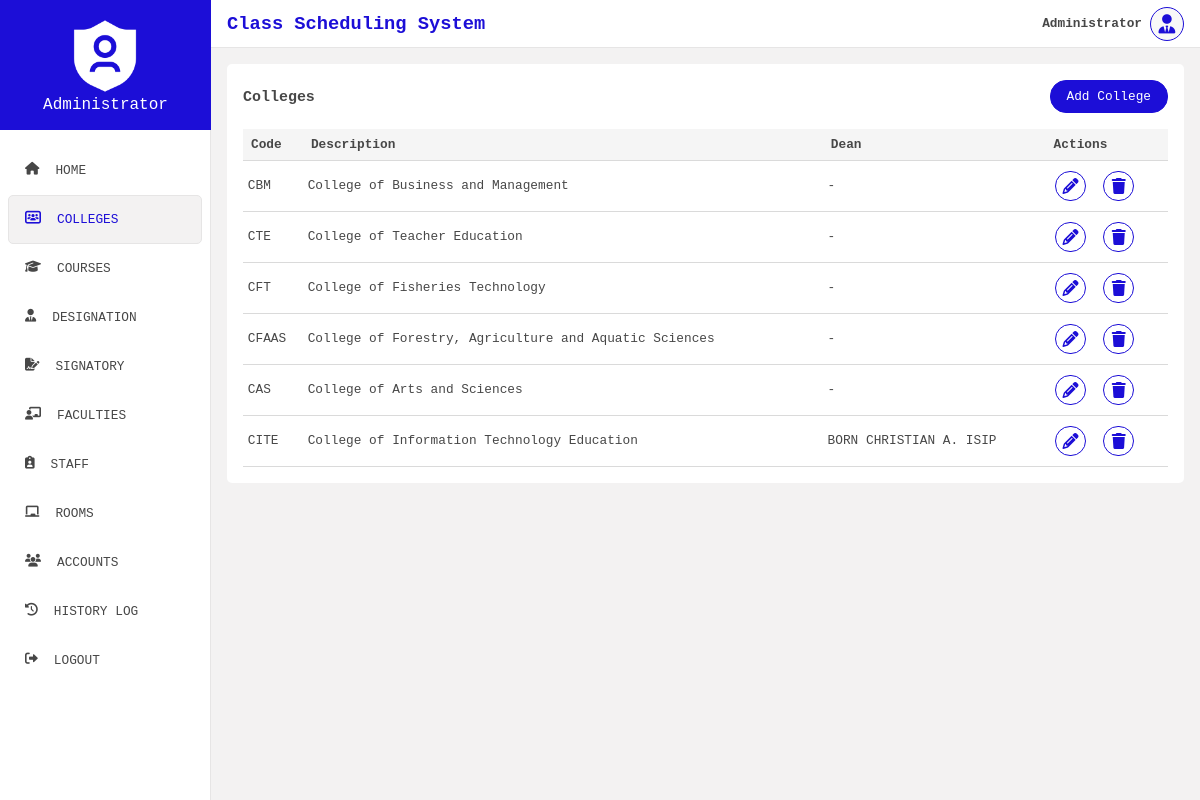
The page /view/college.php (signed in) on the database its author committed.
### tables this page shows
CREATE TABLE `dean` (
  `id` int(50) NOT NULL,
  `coll_id` varchar(50) NOT NULL,
  `name` varchar(50) NOT NULL,
  `degree` varchar(50) NOT NULL
);

CREATE TABLE `college` (
  `coll_id` varchar(60) NOT NULL,
  `coll_code` varchar(40) DEFAULT NULL,
  `coll_desc` text DEFAULT NULL
);

### config/Dbh.php (called while the page is built)
<?php
class Dbh{
    private $host = "localhost";
    private $db_name = "class_scheduling";
    private $username = "root";
    private $password = "";
    public function connect(){
        try{
            $conn = new PDO("mysql:host=".$this->host.";dbname=".$this->db_name, $this->username, $this->password);
            $conn->setAttribute(PDO::ATTR_ERRMODE, PDO::ERRMODE_EXCEPTION);
            return $conn;
        } catch (PDOException $e){
            echo "Connection failed " . $e->getMessage();
        }
    }
}

### models/CollegeModel.php (called while the page is built, shortened)
<?php
require_once "../config/Dbh.php";
class CollegeModel extends Dbh{
    private $conn;
    public function __construct(){
        $this->conn = $this->connect();
    }
    public function read_colleges(){
        $sql = "SELECT * FROM `college` AS cl
                INNER JOIN `dean` AS dn WHERE dn.coll_id = cl.coll_id";
        $stmt = $this->conn->prepare($sql);
        $stmt->execute();
        return $stmt->fetchAll(PDO::FETCH_ASSOC);
    }
}

### controllers/CollegeContr.php (called while the page is built, shortened)
<?php
require_once "../models/CollegeModel.php";
class CollegeContr extends CollegeModel{
    public function get_colleges(){
        return $this->read_colleges();
    }
}

### view/college.php (the view, shortened to what this page needs)
<?php
    require_once "../controllers/CollegeContr.php";
    $college_contr = new CollegeContr();
?>
<!DOCTYPE html>
<html lang="en">
<head>
    <link rel="stylesheet" href="../public/css/general.css">
    <link rel="stylesheet" href="../public/css/college.css">
    <link rel="stylesheet" href="../public/css/all.css">
</head>
<body>
    <div class="container">
        <?php
            include '../includes/sidebar.php';
        ?>
        <div class="main">
            <?php include '../includes/header.php'; ?>
            <div class="content">
                <div class="table_container">
                    <section>
                        <h3>Colleges</h3>
                        <button class="add_btn" id="add_college">Add College</button>
                    </section>
                    <table>
                        <tr>
                            <th>Code</th>
                            <th>Description</th>
                            <th>Dean</th>
                            <th>Actions</th>
                        </tr>
                        <?php
                            foreach ($college_contr->get_colleges() as $college){
                                ?>
                                    <tr>
                                        <td><?php echo $college["coll_code"]; ?></td>
                                        <td><?php echo $college["coll_desc"]; ?></td>
                                        <td><?php echo !empty($college["name"]) ? $college["name"] : "-";?></td>
                                        <td>
                                            <div class="actions_con">
                                                <div class="actions">
                                                    <button class="tb_action_item" onclick='handleCollegeEdit(`<?php echo json_encode($college); ?>`);' title="edit">
                                                        <i class="fas fa-pencil"></i>
                                                    </button>
                                                    <button class="tb_action_item" onclick="handleCollegeDelete(`<?php echo $college['coll_id']; ?>`)" title="delete">
                                                        <i class="fas fa-trash"></i>
                                                    </button>
                                                </div>
                                            </div>
                                        </td>
                                    </tr>
                                <?php
                            }
                        ?>
                    </table>
                </div>
            </div>
        </div>
    </div>
</body>
</html>

### public/css/general.css (style rules this page uses)
* { padding: 0; margin: 0; box-sizing: border-box; font-family: 'Courier New', Courier, monospace; }
:root { --primary: #ffffff; --secondary: #474747; --blue-accent: #1c0ed7; --orange-accent: #F15412; }
body { background-color: #f3f2f2; height: 90vh; }
.container { display: flex; }
.main { width: 100%; display: flex; flex-direction: column; }
.content { flex: 1; padding: 1rem; width: 100%; font-size: .8rem; }
.table_container { background-color: var(--primary); padding: 1rem; border-radius: 5px; color: var(--secondary); overflow-y: auto; }
.table_container section { display: flex; align-items: center; justify-content: space-between; margin-bottom: 1rem; }
.add_btn { background-color: var(--blue-accent); color: var(--primary); border: none; outline: none; border: 1px solid var(--blue-accent); font-size: .8rem; padding: .5rem 1rem; border-radius: 1rem; cursor: pointer; }
table { width: 100%; border-radius: 5px; border-collapse: collapse; }
td, th { border-bottom: 1px solid #dadada; }
th { background-color: #f5f5f5; padding: .5rem; text-align: left; }
td { padding: .3rem; }
.tb_action_item { margin-right: .5rem; border: none; outline: none; background-color: #FFF; cursor: pointer; margin: 5px; }
.tb_action_item i { font-size: 1rem; position: relative; background-color: var(--primary); border: 1px solid var(--blue-accent); color: var(--blue-accent); border-radius: 50%; width: 1.9rem; height: 1.9rem; text-align: center; }
.tb_action_item i::before { position: relative; top: 50%; transform: translateY(-50%); display: block; }
.actions_con { position: relative; }
.actions { align-items: center; }

### rows shown on the page
dean: coll.coll_code "CBM", coll.coll_desc "College of Business and Management"
dean: coll.coll_code "CTE", coll.coll_desc "College of Teacher Education"
dean: coll.coll_code "CFT", coll.coll_desc "College of Fisheries Technology"
dean: coll.coll_code "CFAAS", coll.coll_desc "College of Forestry, Agriculture and Aquatic Sciences"
dean: coll.coll_code "CAS", coll.coll_desc "College of Arts and Sciences"
dean: coll.coll_code "CITE", coll.coll_desc "College of Information Technology Education", name "BORN CHRISTIAN A. ISIP"

### other values the page prints
$_SESSION["user"]["fname"] "Administrator"
